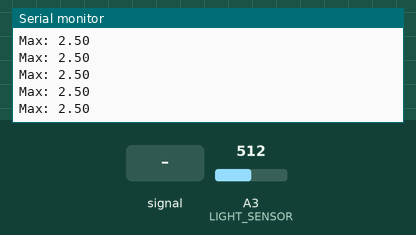
A sketch run on a simulated Arduino Uno, built with avr-gcc and run on an emulated ATmega328P. Shown: the last lines printed to the serial monitor. The inputs (shaded band) are chosen by the test bench; at power-on: A3 (LIGHT_SENSOR) = 512.

Above: at 1.2 s.
1.3 s: A3 (LIGHT_SENSOR) fed a 200 Hz sine of ±81 counts around its level
At 1.56 s:
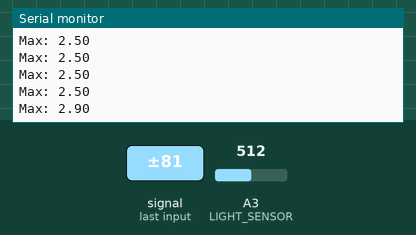
2.8 s: A3 (LIGHT_SENSOR) set to 716
At 2.86 s:
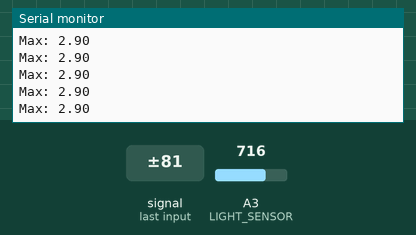
4.3 s: A3 (LIGHT_SENSOR) fed a 1000 Hz sine of ±255 counts around its level
At 4.43 s:
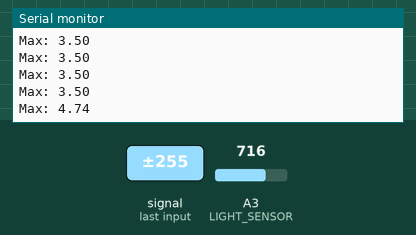
5.8 s: A3 (LIGHT_SENSOR) set to 900
At 5.87 s:
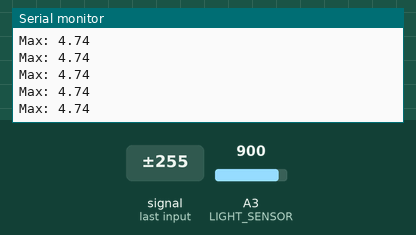
Timing chart, 0 to 8.3 s (numbered marks = the images above; inputs shaded):
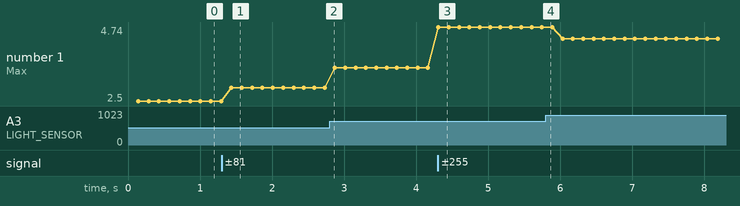

Measured:
- after the input at 1.3 s, the serial monitor: prints a new line after 0.13 s (image 1)
- after the input at 4.3 s, the serial monitor: prints a new line at once (image 3)
- plotted number 1: 2.5 → 2.9 after the input at 1.3 s, 2.9 → 3.5 after the input at 2.8 s, 3.5 → 4.74 after the input at 4.3 s, 4.74 → 4.39 after the input at 5.8 s

The sketch:

light-sensor-playground.ino
```cpp
int LIGHT_SENSOR = A3;
int NBR_MEASURES = 1000;

bool do_measure = true;

void setup() {
  // put your setup code here, to run once:
  Serial.begin(9600);
  pinMode(LIGHT_SENSOR, INPUT);
}

void loop() {
  if (!light_on()) {
    return;
  }


  float max = measurePeak(NBR_MEASURES);
  Serial.print("Max: ");
  Serial.println(max);

}

bool light_on(){
  float max = 0;
  float val = 0;
  for(int i = 0; i < 5; i++){
    val = analogRead(LIGHT_SENSOR);
    if (val > max) {
      max = val;
    }
    delay(2);
  }
  return max > 0;
}

float measurePeak(int num) {
  int start_time = millis();
  float max = 0;
  int reading = 0;
  float v_out = 0;
  for(int i = 0; i < num; i++) {
    reading = analogRead(LIGHT_SENSOR);
    v_out = reading * 5.0 / 1024;
    if(v_out > max) { max = v_out; }
    //Serial.print(String(v_out) + " : ");
  }
  int end_time = millis();
  int elapsed_time = end_time - start_time;
  //Serial.println("Measure period: " + String(elapsed_time) + "ms");
  return max;
}
```
